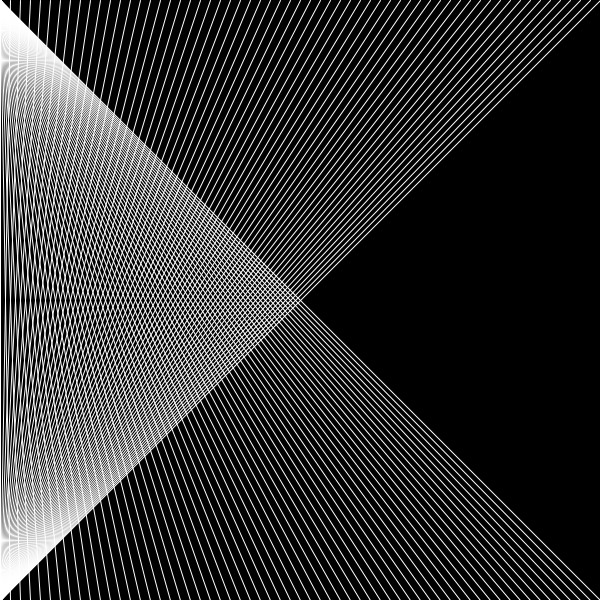
Frame 1 (no input)
Frame 60 (the mouse pressed at the canvas centre just before this capture): identical to frame 1, image omitted
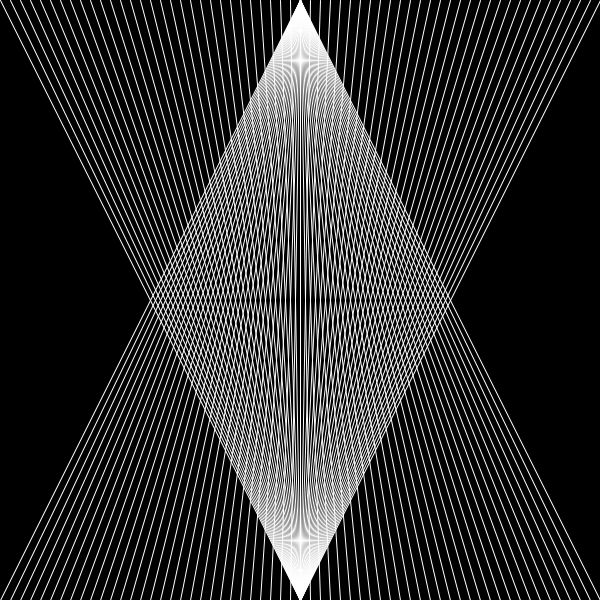
Frame 120 (the mouse held since frame 60 and released just before this capture)

The Processing sketch that drew these frames (run headless with seeded random() and noise(); from frame 60 on, the mouse is pressed at the canvas centre):

// Processing sketch: moire
// ── moire.pde
/*
    moire
*/

void setup() {
    size(600, 600);
    // pixelDensity(2);
}

int inc = width/10;

void draw() {
    background(0);

    for (int i = 0; i <= width; i += inc) {
        stroke(255);
        line(i, 0, mouseX, height);
        line(i, height,mouseX, 0);
    }
}
